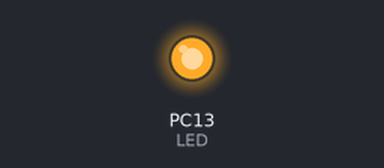
Recording of a sketch running on a simulated STM32 Blue Pill. Shown: output pins drawn as LEDs (lit = HIGH).

Above: at 0.15 s.
At 17.4 s:
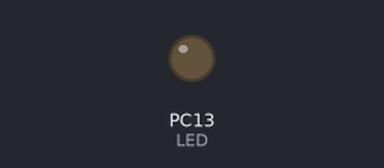
Timing chart, 0 to 19.5 s (numbered marks = the images above):
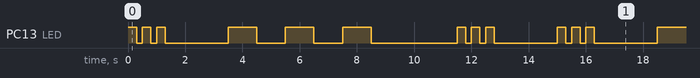

Measured:
- by itself, PC13 (LED): repeats every 15.0 s: 2 × (LOW 0.20 s, HIGH 0.30 s), LOW 2.2 s, 2 × (HIGH 1.0 s, LOW 1.0 s), HIGH 1.0 s, LOW 3.0 s, 2 × (HIGH 0.30 s, LOW 0.20 s), HIGH 0.30 s, LOW 2.2 s, HIGH 0.30 s
- by itself, everything shown: repeats every 15.0 s, in 18 steps

The sketch:

9.3.ino
```cpp
int LED = PC13;

void setup() {
  pinMode(LED, OUTPUT);
}

void loop() {
  // --- S: 3x beep 1 detik ---
  for (int i = 0; i < 3; i++) {
    digitalWrite(LED, HIGH); // buzzer ON
    delay(300);                   // 1 detik
    digitalWrite(LED, LOW);  // buzzer OFF
    delay(200);                    // jeda antar beep
  }

  delay(2000); // jeda antar pola

  // --- O: 3x beep 300 ms ---
  for (int i = 0; i < 3; i++) {
    digitalWrite(LED, HIGH); // buzzer ON
    delay(1000);                    // 300 ms
    digitalWrite(LED, LOW);  // buzzer OFF
    delay(1000);                    // jeda antar beep
  }

  delay(2000); // jeda antar pola
  for (int i = 0; i < 3; i++) {
    digitalWrite(LED, HIGH); // buzzer ON
    delay(300);                   // 1 detik
    digitalWrite(LED, LOW);  // buzzer OFF
    delay(200);                    // jeda antar beep
  }

  delay(2000); // jeda antara SOS
}
```
